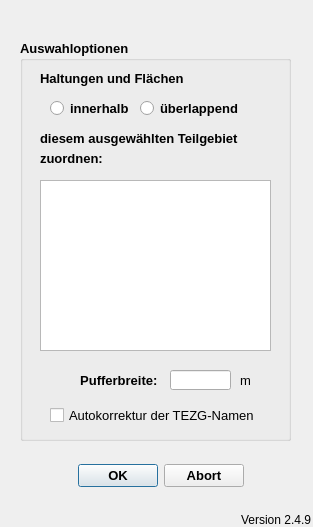
<?xml version="1.0" encoding="UTF-8"?>
<ui version="4.0">
 <class>ConnectDialogBase</class>
 <widget class="QDialog" name="ConnectDialogBase">
  <property name="geometry">
   <rect>
    <x>0</x>
    <y>0</y>
    <width>313</width>
    <height>527</height>
   </rect>
  </property>
  <property name="windowTitle">
   <string>Aus Verbindungslinien zugeordnete Haltungen in Flächen eintragen</string>
  </property>
  <widget class="QDialogButtonBox" name="button_box">
   <property name="geometry">
    <rect>
     <x>70</x>
     <y>460</y>
     <width>181</width>
     <height>32</height>
    </rect>
   </property>
   <property name="font">
    <font>
     <pointsize>10</pointsize>
     <weight>75</weight>
     <bold>true</bold>
    </font>
   </property>
   <property name="toolTip">
    <string>&lt;html&gt;&lt;head/&gt;&lt;body&gt;&lt;p&gt;Datenimport starten ...&lt;/p&gt;&lt;/body&gt;&lt;/html&gt;</string>
   </property>
   <property name="orientation">
    <enum>Qt::Horizontal</enum>
   </property>
   <property name="standardButtons">
    <set>QDialogButtonBox::Abort|QDialogButtonBox::Ok</set>
   </property>
   <property name="centerButtons">
    <bool>true</bool>
   </property>
  </widget>
  <widget class="QGroupBox" name="groupBox_2">
   <property name="geometry">
    <rect>
     <x>20</x>
     <y>40</y>
     <width>271</width>
     <height>401</height>
    </rect>
   </property>
   <property name="font">
    <font>
     <pointsize>10</pointsize>
     <weight>75</weight>
     <bold>true</bold>
    </font>
   </property>
   <property name="title">
    <string>Auswahloptionen</string>
   </property>
   <widget class="QListWidget" name="lw_teilgebiete">
    <property name="geometry">
     <rect>
      <x>20</x>
      <y>140</y>
      <width>231</width>
      <height>171</height>
     </rect>
    </property>
    <property name="toolTip">
     <string extracomment="Auswahl der zu bearbeitenden Teilgebiete. Alle auswählen mit [Strg]+A"/>
    </property>
    <property name="statusTip">
     <string extracomment="Auswahl der zu bearbeitenden Teilgebiete. Alle auswählen mit [Strg]+A"/>
    </property>
    <property name="selectionMode">
     <enum>QAbstractItemView::ExtendedSelection</enum>
    </property>
   </widget>
   <widget class="QLabel" name="label">
    <property name="geometry">
     <rect>
      <x>20</x>
      <y>90</y>
      <width>241</width>
      <height>16</height>
     </rect>
    </property>
    <property name="text">
     <string>diesem ausgewählten Teilgebiet</string>
    </property>
   </widget>
   <widget class="QRadioButton" name="rb_within">
    <property name="geometry">
     <rect>
      <x>30</x>
      <y>60</y>
      <width>82</width>
      <height>17</height>
     </rect>
    </property>
    <property name="text">
     <string>innerhalb</string>
    </property>
   </widget>
   <widget class="QRadioButton" name="rb_overlaps">
    <property name="geometry">
     <rect>
      <x>120</x>
      <y>60</y>
      <width>111</width>
      <height>17</height>
     </rect>
    </property>
    <property name="text">
     <string>überlappend</string>
    </property>
   </widget>
   <widget class="QLabel" name="label_2">
    <property name="geometry">
     <rect>
      <x>20</x>
      <y>30</y>
      <width>151</width>
      <height>16</height>
     </rect>
    </property>
    <property name="text">
     <string>Haltungen und Flächen</string>
    </property>
   </widget>
   <widget class="QLabel" name="label_4">
    <property name="geometry">
     <rect>
      <x>20</x>
      <y>110</y>
      <width>81</width>
      <height>16</height>
     </rect>
    </property>
    <property name="text">
     <string>zuordnen:</string>
    </property>
   </widget>
   <widget class="QLineEdit" name="tf_bufferradius">
    <property name="enabled">
     <bool>true</bool>
    </property>
    <property name="geometry">
     <rect>
      <x>150</x>
      <y>330</y>
      <width>61</width>
      <height>20</height>
     </rect>
    </property>
    <property name="toolTip">
     <string>&lt;html&gt;&lt;head/&gt;&lt;body&gt;&lt;p&gt;Nur bei Auswahl &amp;quot;innerhalb&amp;quot;: die Fläche der Teilgebiete wird bei der Suche um die Pufferbreite vergrößert, um kleine Ungenauigkeiten zu berücksichtigen.&lt;/p&gt;&lt;/body&gt;&lt;/html&gt;</string>
    </property>
    <property name="statusTip">
     <string>&lt;html&gt;&lt;head/&gt;&lt;body&gt;&lt;p&gt;Nur bei Auswahl &amp;quot;innerhalb&amp;quot;: die Fläche der Teilgebiete wird bei der Suche um die Pufferbreite vergrößert, um kleine Ungenauigkeiten zu berücksichtigen.&lt;/p&gt;&lt;/body&gt;&lt;/html&gt;</string>
    </property>
   </widget>
   <widget class="QLabel" name="lb_bufferradius">
    <property name="enabled">
     <bool>true</bool>
    </property>
    <property name="geometry">
     <rect>
      <x>40</x>
      <y>330</y>
      <width>101</width>
      <height>21</height>
     </rect>
    </property>
    <property name="toolTip">
     <string>&lt;html&gt;&lt;head/&gt;&lt;body&gt;&lt;p&gt;Nur bei Auswahl &amp;quot;innerhalb&amp;quot;: die Fläche der Teilgebiete wird bei der Suche um die Pufferbreite vergrößert, um kleine Ungenauigkeiten zu berücksichtigen.&lt;/p&gt;&lt;/body&gt;&lt;/html&gt;</string>
    </property>
    <property name="statusTip">
     <string>&lt;html&gt;&lt;head/&gt;&lt;body&gt;&lt;p&gt;Nur bei Auswahl &amp;quot;innerhalb&amp;quot;: die Fläche der Teilgebiete wird bei der Suche um die Pufferbreite vergrößert, um kleine Ungenauigkeiten zu berücksichtigen.&lt;/p&gt;&lt;/body&gt;&lt;/html&gt;</string>
    </property>
    <property name="text">
     <string>Pufferbreite: </string>
    </property>
    <property name="alignment">
     <set>Qt::AlignRight|Qt::AlignTrailing|Qt::AlignVCenter</set>
    </property>
   </widget>
   <widget class="QLabel" name="unit_bufferradius">
    <property name="geometry">
     <rect>
      <x>220</x>
      <y>330</y>
      <width>21</width>
      <height>21</height>
     </rect>
    </property>
    <property name="font">
     <font>
      <weight>50</weight>
      <bold>false</bold>
     </font>
    </property>
    <property name="text">
     <string>m</string>
    </property>
   </widget>
   <widget class="QCheckBox" name="cb_autokorrektur">
    <property name="geometry">
     <rect>
      <x>30</x>
      <y>360</y>
      <width>211</width>
      <height>31</height>
     </rect>
    </property>
    <property name="font">
     <font>
      <weight>50</weight>
      <bold>false</bold>
     </font>
    </property>
    <property name="toolTip">
     <string>&lt;html&gt;&lt;head/&gt;&lt;body&gt;&lt;p&gt;Falls in der Tabelle &amp;quot;tezg&amp;quot; leere oder doppelte Namen (flnam) vorkommen, werden diese mit &amp;quot;ft_nnnn&amp;quot; überschrieben. &lt;/p&gt;&lt;/body&gt;&lt;/html&gt;</string>
    </property>
    <property name="statusTip">
     <string>&lt;html&gt;&lt;head/&gt;&lt;body&gt;&lt;p&gt;Falls in der Tabelle &amp;quot;tezg&amp;quot; leere oder doppelte Namen (flnam) vorkommen, werden diese mit &amp;quot;ft_nnnn&amp;quot; überschrieben. &lt;/p&gt;&lt;/body&gt;&lt;/html&gt;</string>
    </property>
    <property name="text">
     <string>Autokorrektur der TEZG-Namen</string>
    </property>
   </widget>
  </widget>
  <widget class="QLabel" name="lb_version">
   <property name="geometry">
    <rect>
     <x>240</x>
     <y>510</y>
     <width>71</width>
     <height>20</height>
    </rect>
   </property>
   <property name="toolTip">
    <string>Version QKan Import</string>
   </property>
   <property name="text">
    <string>Version 2.4.9</string>
   </property>
   <property name="alignment">
    <set>Qt::AlignRight|Qt::AlignTrailing|Qt::AlignVCenter</set>
   </property>
  </widget>
 </widget>
 <resources/>
 <connections>
  <connection>
   <sender>button_box</sender>
   <signal>accepted()</signal>
   <receiver>ConnectDialogBase</receiver>
   <slot>accept()</slot>
   <hints>
    <hint type="sourcelabel">
     <x>265</x>
     <y>205</y>
    </hint>
    <hint type="destinationlabel">
     <x>275</x>
     <y>117</y>
    </hint>
   </hints>
  </connection>
  <connection>
   <sender>button_box</sender>
   <signal>rejected()</signal>
   <receiver>ConnectDialogBase</receiver>
   <slot>reject()</slot>
   <hints>
    <hint type="sourcelabel">
     <x>265</x>
     <y>205</y>
    </hint>
    <hint type="destinationlabel">
     <x>275</x>
     <y>117</y>
    </hint>
   </hints>
  </connection>
 </connections>
</ui>
